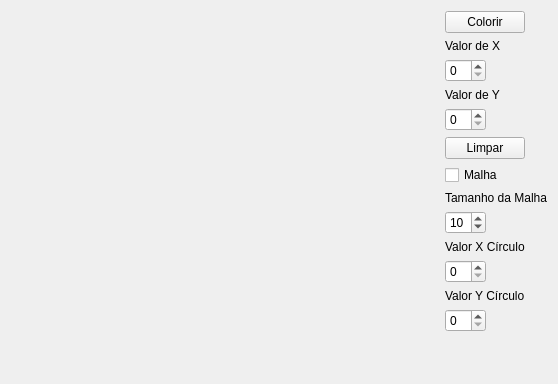
<?xml version="1.0" encoding="UTF-8"?>
<ui version="4.0">
 <class>JanelaPrincipal</class>
 <widget class="QWidget" name="JanelaPrincipal">
  <property name="geometry">
   <rect>
    <x>0</x>
    <y>0</y>
    <width>558</width>
    <height>384</height>
   </rect>
  </property>
  <property name="windowTitle">
   <string>Projeto OpenGL</string>
  </property>
  <layout class="QHBoxLayout" name="horizontalLayout" stretch="5,0">
   <item>
    <widget class="MeuPainelOpenGL" name="painelGL" native="true">
     <zorder>pushButton</zorder>
     <zorder></zorder>
     <zorder></zorder>
    </widget>
   </item>
   <item>
    <layout class="QFormLayout" name="formLayout">
     <item row="2" column="0">
      <widget class="QLabel" name="label">
       <property name="text">
        <string>Valor de X</string>
       </property>
      </widget>
     </item>
     <item row="3" column="0">
      <widget class="QSpinBox" name="spinBoxX">
       <property name="maximum">
        <number>99</number>
       </property>
      </widget>
     </item>
     <item row="4" column="0">
      <widget class="QLabel" name="label_2">
       <property name="text">
        <string>Valor de Y</string>
       </property>
      </widget>
     </item>
     <item row="5" column="0">
      <widget class="QSpinBox" name="spinBoxY">
       <property name="maximum">
        <number>99</number>
       </property>
      </widget>
     </item>
     <item row="1" column="0">
      <widget class="QPushButton" name="pushButton">
       <property name="sizePolicy">
        <sizepolicy hsizetype="Preferred" vsizetype="Fixed">
         <horstretch>0</horstretch>
         <verstretch>0</verstretch>
        </sizepolicy>
       </property>
       <property name="maximumSize">
        <size>
         <width>50000</width>
         <height>23</height>
        </size>
       </property>
       <property name="text">
        <string>Colorir</string>
       </property>
      </widget>
     </item>
     <item row="7" column="0">
      <widget class="QPushButton" name="pushButton_2">
       <property name="text">
        <string>Limpar</string>
       </property>
      </widget>
     </item>
     <item row="8" column="0">
      <widget class="QCheckBox" name="checkBox">
       <property name="text">
        <string>Malha</string>
       </property>
      </widget>
     </item>
     <item row="9" column="0">
      <widget class="QLabel" name="label_3">
       <property name="text">
        <string>Tamanho da Malha</string>
       </property>
      </widget>
     </item>
     <item row="10" column="0">
      <widget class="QSpinBox" name="spinBoxMalha">
       <property name="sizePolicy">
        <sizepolicy hsizetype="Minimum" vsizetype="Preferred">
         <horstretch>0</horstretch>
         <verstretch>0</verstretch>
        </sizepolicy>
       </property>
       <property name="minimum">
        <number>1</number>
       </property>
       <property name="value">
        <number>10</number>
       </property>
      </widget>
     </item>
     <item row="12" column="0">
      <widget class="QSpinBox" name="spinBoxXCirculo"/>
     </item>
     <item row="14" column="0">
      <widget class="QSpinBox" name="spinBoxYCirculo"/>
     </item>
     <item row="11" column="0">
      <widget class="QLabel" name="label_4">
       <property name="text">
        <string>Valor X Círculo</string>
       </property>
      </widget>
     </item>
     <item row="13" column="0">
      <widget class="QLabel" name="label_5">
       <property name="text">
        <string>Valor Y Círculo</string>
       </property>
      </widget>
     </item>
    </layout>
   </item>
  </layout>
 </widget>
 <layoutdefault spacing="6" margin="11"/>
 <customwidgets>
  <customwidget>
   <class>MeuPainelOpenGL</class>
   <extends>QWidget</extends>
   <header>MeuPainelOpenGL.h</header>
   <container>1</container>
   <slots>
    <slot>desenhaForma()</slot>
    <slot>limpaForma()</slot>
    <slot>desenhaGrades(bool)</slot>
    <slot>alteraX(int)</slot>
    <slot>alteraY(int)</slot>
    <slot>alteraMalha(int)</slot>
    <slot>alteraXCirculo(int)</slot>
    <slot>alteraYCirculo(int)</slot>
   </slots>
  </customwidget>
 </customwidgets>
 <resources/>
 <connections>
  <connection>
   <sender>pushButton</sender>
   <signal>clicked()</signal>
   <receiver>painelGL</receiver>
   <slot>desenhaForma()</slot>
   <hints>
    <hint type="sourcelabel">
     <x>509</x>
     <y>361</y>
    </hint>
    <hint type="destinationlabel">
     <x>237</x>
     <y>191</y>
    </hint>
   </hints>
  </connection>
  <connection>
   <sender>pushButton_2</sender>
   <signal>clicked()</signal>
   <receiver>painelGL</receiver>
   <slot>limpaForma()</slot>
   <hints>
    <hint type="sourcelabel">
     <x>499</x>
     <y>125</y>
    </hint>
    <hint type="destinationlabel">
     <x>227</x>
     <y>191</y>
    </hint>
   </hints>
  </connection>
  <connection>
   <sender>checkBox</sender>
   <signal>toggled(bool)</signal>
   <receiver>painelGL</receiver>
   <slot>desenhaGrades(bool)</slot>
   <hints>
    <hint type="sourcelabel">
     <x>499</x>
     <y>192</y>
    </hint>
    <hint type="destinationlabel">
     <x>227</x>
     <y>191</y>
    </hint>
   </hints>
  </connection>
  <connection>
   <sender>spinBoxX</sender>
   <signal>valueChanged(int)</signal>
   <receiver>painelGL</receiver>
   <slot>alteraX(int)</slot>
   <hints>
    <hint type="sourcelabel">
     <x>499</x>
     <y>129</y>
    </hint>
    <hint type="destinationlabel">
     <x>227</x>
     <y>191</y>
    </hint>
   </hints>
  </connection>
  <connection>
   <sender>spinBoxY</sender>
   <signal>valueChanged(int)</signal>
   <receiver>painelGL</receiver>
   <slot>alteraY(int)</slot>
   <hints>
    <hint type="sourcelabel">
     <x>499</x>
     <y>194</y>
    </hint>
    <hint type="destinationlabel">
     <x>227</x>
     <y>191</y>
    </hint>
   </hints>
  </connection>
  <connection>
   <sender>spinBoxMalha</sender>
   <signal>valueChanged(int)</signal>
   <receiver>painelGL</receiver>
   <slot>alteraMalha(int)</slot>
   <hints>
    <hint type="sourcelabel">
     <x>448</x>
     <y>255</y>
    </hint>
    <hint type="destinationlabel">
     <x>215</x>
     <y>191</y>
    </hint>
   </hints>
  </connection>
  <connection>
   <sender>spinBoxXCirculo</sender>
   <signal>valueChanged(int)</signal>
   <receiver>painelGL</receiver>
   <slot>alteraXCirculo(int)</slot>
   <hints>
    <hint type="sourcelabel">
     <x>448</x>
     <y>307</y>
    </hint>
    <hint type="destinationlabel">
     <x>215</x>
     <y>191</y>
    </hint>
   </hints>
  </connection>
  <connection>
   <sender>spinBoxYCirculo</sender>
   <signal>valueChanged(int)</signal>
   <receiver>painelGL</receiver>
   <slot>alteraYCirculo(int)</slot>
   <hints>
    <hint type="sourcelabel">
     <x>448</x>
     <y>359</y>
    </hint>
    <hint type="destinationlabel">
     <x>215</x>
     <y>191</y>
    </hint>
   </hints>
  </connection>
 </connections>
</ui>
